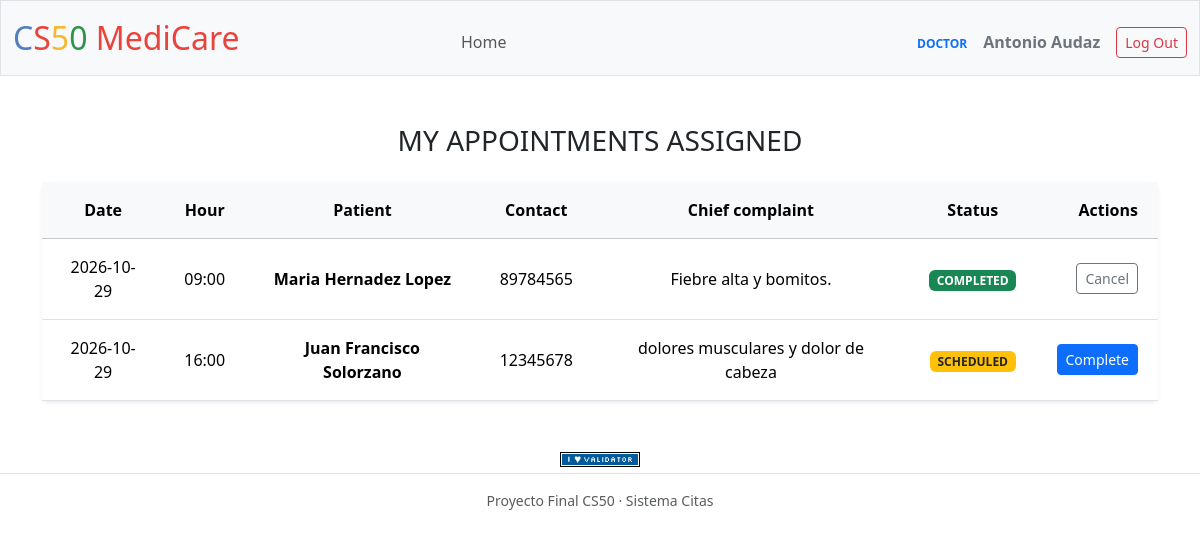
Screenshot of / (signed in) with the database file from the repository.
### tables this page shows
CREATE TABLE users (
    id INTEGER PRIMARY KEY AUTOINCREMENT,
    username TEXT NOT NULL UNIQUE,
    hash TEXT NOT NULL,
    role TEXT NOT NULL CHECK(role IN ('admin', 'receptionist', 'doctor')),
    full_name TEXT NOT NULL,
    specialty TEXT, -- Solo aplica si role == 'doctor'
    created_at TIMESTAMP DEFAULT CURRENT_TIMESTAMP
);

CREATE TABLE appointments (
    id INTEGER PRIMARY KEY AUTOINCREMENT,
    patient_id INTEGER NOT NULL,
    doctor_id INTEGER NOT NULL,
    scheduled_date TEXT NOT NULL, -- Formato YYYY-MM-DD
    scheduled_time TEXT NOT NULL, -- Formato HH:MM
    reason TEXT NOT NULL,
    status TEXT NOT NULL DEFAULT 'scheduled' CHECK(status IN ('scheduled', 'completed', 'cancelled')),
    notes TEXT, -- Notas clínicas agregadas por el doctor
    FOREIGN KEY(patient_id) REFERENCES patients(id),
    FOREIGN KEY(doctor_id) REFERENCES users(id)
);

CREATE TABLE patients (
    id INTEGER PRIMARY KEY AUTOINCREMENT,
    first_name TEXT NOT NULL,
    last_name TEXT NOT NULL,
    phone TEXT NOT NULL,
    email TEXT,
    created_at TIMESTAMP DEFAULT CURRENT_TIMESTAMP
);

### app.py (the view, shortened to what this page needs)
@app.route("/")
@login_required
def index():
    dashboards = {
        "admin": "admin_dashboard.html",
        "receptionist": "receptionist_dashboard.html",
        "doctor": "doctor_dashboard.html",
    }
    template = dashboards.get(g.user["role"])
    if template is None:
        return apology("invalid user role", 403)
    if g.user["role"] == "admin":
        total_patients = db.execute("SELECT COUNT(*) AS total FROM patients")[0]["total"]
        total_doctors = db.execute("SELECT COUNT(*) AS total FROM users WHERE role = 'doctor'")[0]["total"]
        total_appointments = db.execute("SELECT COUNT(*) AS total FROM appointments")[0]["total"]
        return render_template(template, patients=total_patients, doctors=total_doctors, appointments=total_appointments)
    elif g.user["role"] == "doctor":
        today_appointments = db.execute(
            """
            SELECT a.id, a.scheduled_date, a.scheduled_time, a.status,
            p.first_name || ' ' || p.last_name AS patient_name,
            p.phone,a.reason
            FROM appointments a
            JOIN patients p ON a.patient_id = p.id
            WHERE a.doctor_id = ?
            ORDER BY a.scheduled_date ASC
            """,
            g.user["id"],
        )
        print(f"Today's appointments: {today_appointments}")  # Debugging line to check the fetched appointments
        return render_template(template, appointments=today_appointments)
    return apology("Rol not found", 403)

### app.py (called while the page is built)
@app.before_request
def load_current_user():
    g.user = None
    if session.get("user_id") is not None:
        rows = db.execute(
            "SELECT id, full_name, role FROM users WHERE id = ?",
            session["user_id"],
        )
        if rows:
            g.user = rows[0]

@app.after_request
def after_request(response):
    response.headers["Cache-Control"] = "no-cache, no-store, must-revalidate"
    response.headers["Expires"] = 0
    response.headers["Pragma"] = "no-cache"
    return response

### helpers.py (called while the page is built)
def login_required(f):
    @wraps(f)
    def decorated_function(*args, **kwargs):
        if session.get("user_id") is None:
            return redirect("/login")
        return f(*args, **kwargs)
    return decorated_function

### templates/doctor_dashboard.html (shortened to what this page needs)
{% extends "layout.html" %}
{% block main %}
  <h5 class="h3 mb-4 text-uppercase">My Appointments assigned</h5>
  <div class="card shadow-sm border-0">
    <div class="card-body p-0">
        <div class="table-responsive">
            <table class="table table-hover align-middle mb-0 users-table">
                <thead class="table-light">
                    <tr>
                        <th>Date</th>
                        <th>Hour</th>
                        <th>Patient</th>
                        <th>Contact</th>
                        <th>Chief complaint</th>
                        <th>Status</th>
                        <th class="text-end">Actions</th>
                    </tr>
                </thead>
                <tbody>
                    {% for appointment in appointments %}
                    <tr>
                        <td>{{ appointment.scheduled_date }}</td>
                        <td>{{ appointment.scheduled_time }}</td>
                        <td class="fw-semibold">{{ appointment.patient_name }}</td>
                        <td>{{ appointment.phone }}</td>
                        <td>{{ appointment.reason }}</td>
                        <td >
                            {%if appointment.status == 'scheduled' %}
                                <span class="badge bg-warning text-uppercase text-dark">scheduled</span>
                            {% elif appointment.status == 'completed' %}
                                <span class="badge bg-success text-uppercase">Completed</span>
                            {% else %}
                                <span class="badge bg-danger text-uppercase">Canceled</span>
                            {% endif %}
                        </td>
                        <td class="text-end">
                            {% if appointment.status == 'scheduled' %}
                                <a href="/appointments/{{ appointment.id }}/attend" class="btn btn-primary btn-sm">Complete</a>
                            {% else %}
                                <a href="/appointments/{{ appointment.id }}/attend" class="btn btn-outline-secondary btn-sm">Cancel</a>
                            {% endif %}
                        </td>
                    </tr>
                    {% else %}
                    <tr>
                        <td colspan="7" class="text-center py-4 text-muted">No appointments found.</td>
                    </tr>
                    {% endfor %}
                </tbody>
            </table>
        </div>
    </div>
  </div>
{% endblock %}

### templates/layout.html (shortened to what this page needs)
<!DOCTYPE html>
<html lang="en">
    <head>
        <link href="https://cdn.jsdelivr.net/npm/bootstrap@5.3.8/dist/css/bootstrap.min.css" rel="stylesheet">
        <link href="/static/styles.css" rel="stylesheet">
    </head>
    <body>
        <nav class="bg-light border navbar navbar-expand-md navbar-light">
            <div class="container-fluid">
                <a class="navbar-brand" href="/"><span class="blue">C</span><span class="red">S</span><span class="yellow">5</span><span class="green">0</span> <span class="red">MediCare</span></a>
                <div class="collapse navbar-collapse" id="navbar">
                    {% if session["user_id"] %}
                        <ul class="navbar-nav mx-auto mt-2">
                            <li class="nav-item"><a class="nav-link" href="/">Home</a></li>
                        </ul>
                        <ul class="navbar-nav ms-auto mt-2 align-items-center">
                            <li class="nav-item me-3 text-white">
                               <span class="badge bg-light text-primary text-uppercase">{{ g.user['role'] }}</span>
                               <span class="fw-semibold ms-1 text-secondary">{{ g.user['full_name'] }}</span>
                            </li>
                            <li class="nav-item"><a class="btn btn-outline-danger btn-sm" href="/logout">Log Out</a></li>
                        </ul>
                    {% else %}
                        <ul class="navbar-nav ms-auto mt-2">
                            <li class="nav-item"><a class="nav-link" href="/login">Log In</a></li>
                        </ul>
                    {% endif %}
                </div>
            </div>
        </nav>
        <main class="container py-5 text-center">
            {% block main %}{% endblock %}
        </main>
        <footer class="mb-5">
            <form action="https://validator.w3.org/check" class="text-center" enctype="multipart/form-data" method="post" target="_blank">
                <input alt="Validate" src="/static/I_heart_validator.png" type="image">
            </form>
            <div class="text-center bg-white  border-top py-3 text-muted small mt-auto">
                Proyecto Final CS50 &middot; Sistema Citas
            </div>
        </footer>
    </body>
</html>

### static/styles.css (style rules this page uses)
nav .navbar-brand { font-size: xx-large; }
nav .navbar-brand .blue { color: #537fbe; }
nav .navbar-brand .red { color: #ea433b; }
nav .navbar-brand .yellow { color: #f5b82e; }
nav .navbar-brand .green { color: #2e944b; }
.users-table th, .users-table td { padding: 1rem 1.25rem; }

### rows the page displays
users: user.role "DOCTOR", user.full_name "Antonio Audaz"
appointments: scheduled_date "2026-10-29", scheduled_time "09:00", patient_name "Maria Hernadez Lopez", phone "89784565", reason "Fiebre alta y bomitos.", status "COMPLETED"
appointments: scheduled_date "2026-10-29", scheduled_time "16:00", patient_name "Juan Francisco Solorzano", phone "12345678", reason "dolores musculares y dolor de cabeza", status "SCHEDULED"
